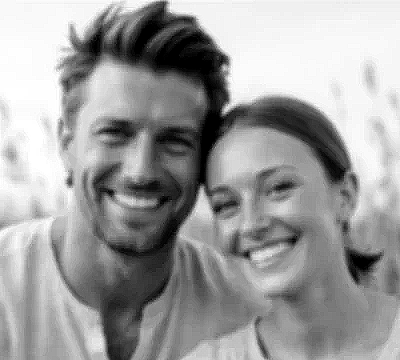
#> input picture pareja.jpg, 400 x 360 px
$ python filtro_ruido.py
#> lines starting #> are read from the running program, lines starting #| are printed output that depends on the picture
# ============================================
# PROYECTO: MEJORA DE IMAGENES CON MATRICES
# ALGEBRA LINEAL
# ============================================

import numpy as np
import matplotlib.pyplot as plt
from PIL import Image

# 1. CARGAR IMAGEN COMO MATRIZ
nombre = "pareja.jpg"   # misma carpeta que este archivo
imagen = Image.open(nombre).convert("L")
#> imagen is the input picture: PIL image 400x360 L; min 0, max 255, mean 157.9
A = np.array(imagen, dtype=np.float64)
print("Dimensiones de la matriz A:", A.shape)
#| Dimensiones de la matriz A: (360, 400)

# 2. MEJORA DE CONTRASTE: transformacion lineal  B = a*A + b
#    Se estiran los valores entre los percentiles 1 y 99 al rango 0-255
minimo, maximo = np.percentile(A, 1), np.percentile(A, 99)
#> minimo = 0; maximo = 255
a = 255 / (maximo - minimo)
#> a = 1
b = -a * minimo
#> b = 0
A_contraste = np.clip(a * A + b, 0, 255)
print(f"Transformacion lineal: B = {a:.4f} * A + ({b:.2f})")
#| Transformacion lineal: B = 1.0000 * A + (-0.00)

# 3. KERNEL DE NITIDEZ 3x3 (realza bordes y detalles)
#    K = I + Laplaciano  ->  suma de entradas = 1 (conserva el brillo)
K = np.array([[ 0, -1,  0],
              [-1,  5, -1],
              [ 0, -1,  0]], dtype=np.float64)
print("\nMatriz del filtro de nitidez K:")
print(K)

# 4. APLICAR EL KERNEL (producto elemento a elemento y suma)
def aplicar_kernel(matriz, kernel):
    filas, columnas = matriz.shape
#> filas = 360; columnas = 400
    resultado = np.zeros_like(matriz)
    imagen_padded = np.pad(matriz, 1, mode="edge")   # conserva dimensiones
    for i in range(filas):
        for j in range(columnas):
            region = imagen_padded[i:i+3, j:j+3]
            resultado[i, j] = np.sum(region * kernel)
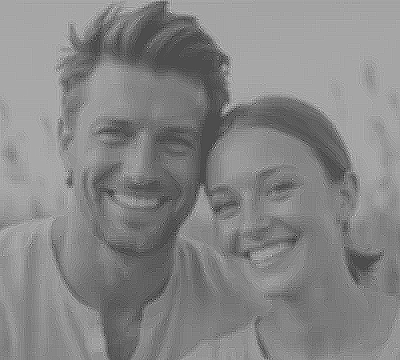
#> resultado: shape (360, 400) float64; min -218, max 496, mean 157.9; drawn with min black and max white
    return resultado

A_mejorada = np.clip(aplicar_kernel(A_contraste, K), 0, 255)
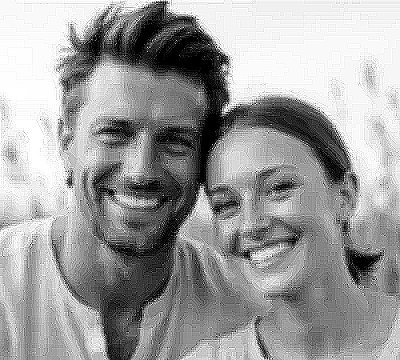
#> A_mejorada: shape (360, 400) float64; min 0, max 255, mean 157.8

# 5. METRICAS (no hay imagen "perfecta" de referencia, por eso se mide
#    nitidez y contraste en lugar de PSNR)
K_lap = np.array([[0, 1, 0], [1, -4, 1], [0, 1, 0]], dtype=np.float64)

def nitidez(m):                      # varianza del Laplaciano
    return aplicar_kernel(m, K_lap).var()

def contraste(m):                    # desviacion estandar de intensidades
    return m.std()

# 6. MOSTRAR RESULTADOS
fig, ejes = plt.subplots(1, 3, figsize=(15, 5))
titulos = ["Imagen original", "Con contraste", "Contraste + nitidez"]
for eje, m, t in zip(ejes, [A, A_contraste, A_mejorada], titulos):
    eje.imshow(m, cmap="gray", vmin=0, vmax=255)
    eje.set_title(t)
    eje.axis("off")
#> this loop made 3 passes
#> t on passes 1 to 3: 'Imagen original', 'Con contraste', 'Contraste + nitidez'
plt.tight_layout()
plt.savefig("comparacion.png", dpi=150)
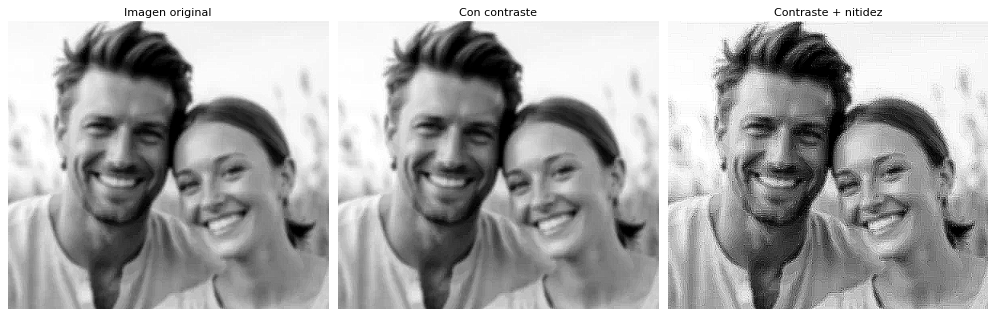
#> figure drawn by matplotlib, 3 panels

# 7. MOSTRAR METRICAS
print("\nRESULTADOS DEL PROCESAMIENTO")
print("--------------------------------")
print(f"{'':22}{'Nitidez':>12}{'Contraste':>12}")
for nom, m in [("Original", A), ("Con contraste", A_contraste), ("Contraste + nitidez", A_mejorada)]:
    print(f"{nom:22}{nitidez(m):12.2f}{contraste(m):12.2f}")
#> this loop made 3 passes
#| Original                    571.10       70.82
#| Con contraste               571.10       70.82
#| Contraste + nitidez       18509.85       74.80
#> pass 3, in aplicar_kernel (call 4), `imagen_padded = np.pad(matriz, 1, mode="edge")`:
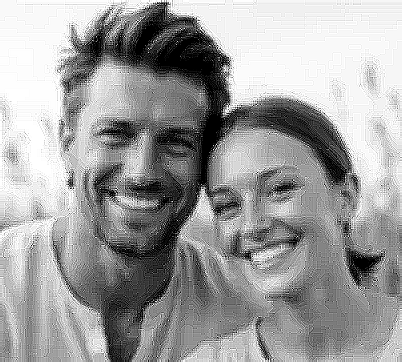
#> imagen_padded: shape (362, 402) float64; min 0, max 255, mean 158.3

# 8. EJEMPLO MANUAL 5x5 (para comparar con el calculo a mano)
B = np.array([[52, 55, 61, 66,  70],
              [63, 59, 55, 90, 109],
              [85, 104, 92, 79, 70],
              [71, 60, 64, 100, 82],
              [69, 70, 68, 60,  75]], dtype=np.float64)
R = aplicar_kernel(B, K)
print("\nEJEMPLO 5x5 - resultado del filtro (sin recortar):")
print(R)
print("Pixel central (2,2):", R[2, 2], "= 5*92 - (55+104+79+64)")

# 9. GUARDAR IMAGEN MEJORADA
Image.fromarray(A_mejorada.astype(np.uint8)).save("imagen_mejorada.png")
print("\nImagen guardada como imagen_mejorada.png")

plt.show()

$ run again, with gato1.jpg copied over pareja.jpg
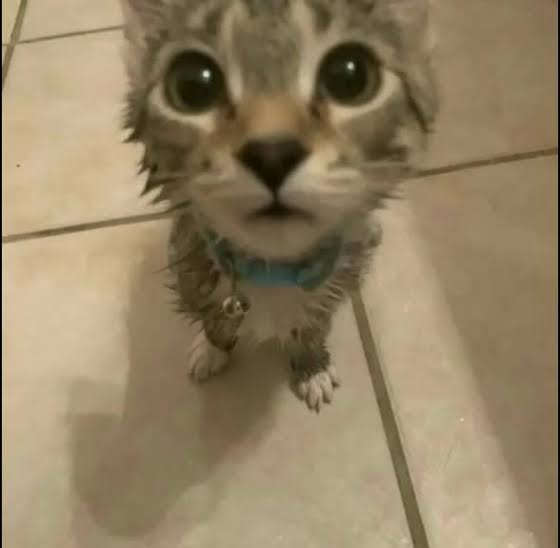
#> input picture gato1.jpg, 560 x 548 px
#| Dimensiones de la matriz A: (548, 560)
#> minimo = 23; maximo = 195
#> a = 1.48
#> b = -34.1
#| Transformacion lineal: B = 1.4826 * A + (-34.10)
#> after the loop in aplicar_kernel, `for i in range(filas):`:
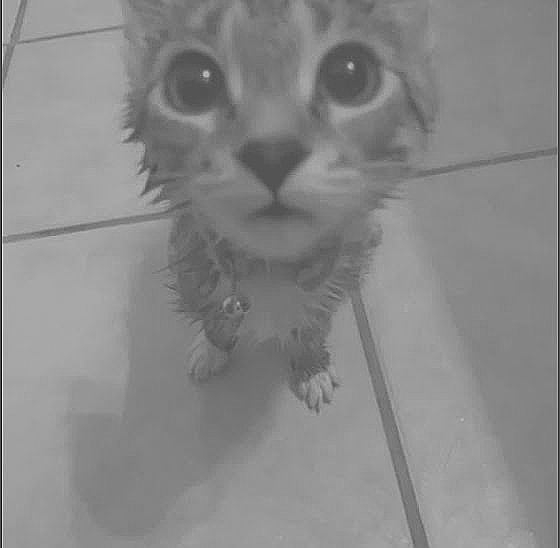
#> resultado: shape (548, 560) float64; min -259.4, max 520.4, mean 161; drawn with min black and max white
#> the loop `for eje, m, t in zip(ejes, [A, A_contraste, A_mejorada], titulos):` made 3 passes
#> t on passes 1 to 3: 'Imagen original', 'Con contraste', 'Contraste + nitidez'
#> the loop `for nom, m in [("Original", A), ("Con contraste", A_contraste), ("Cont..` made 3 passes
#> (printed output is left out)
#> `Image.fromarray(A_mejorada.astype(np.uint8)).save("imagen_mejorada.png")`:
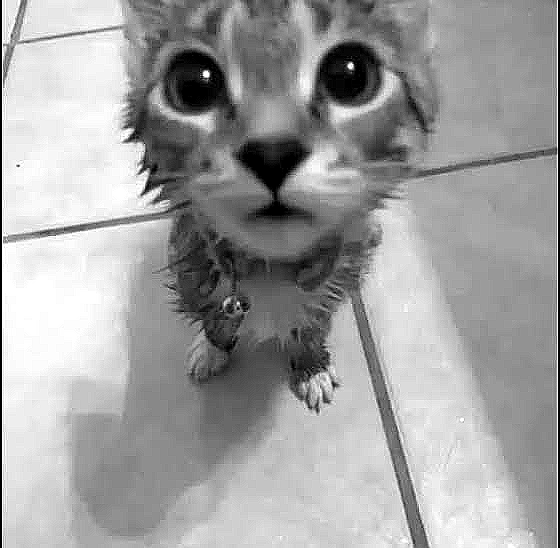
#> saved as imagen_mejorada.png: PIL image 560x548 L; min 0, max 255, mean 160.7
